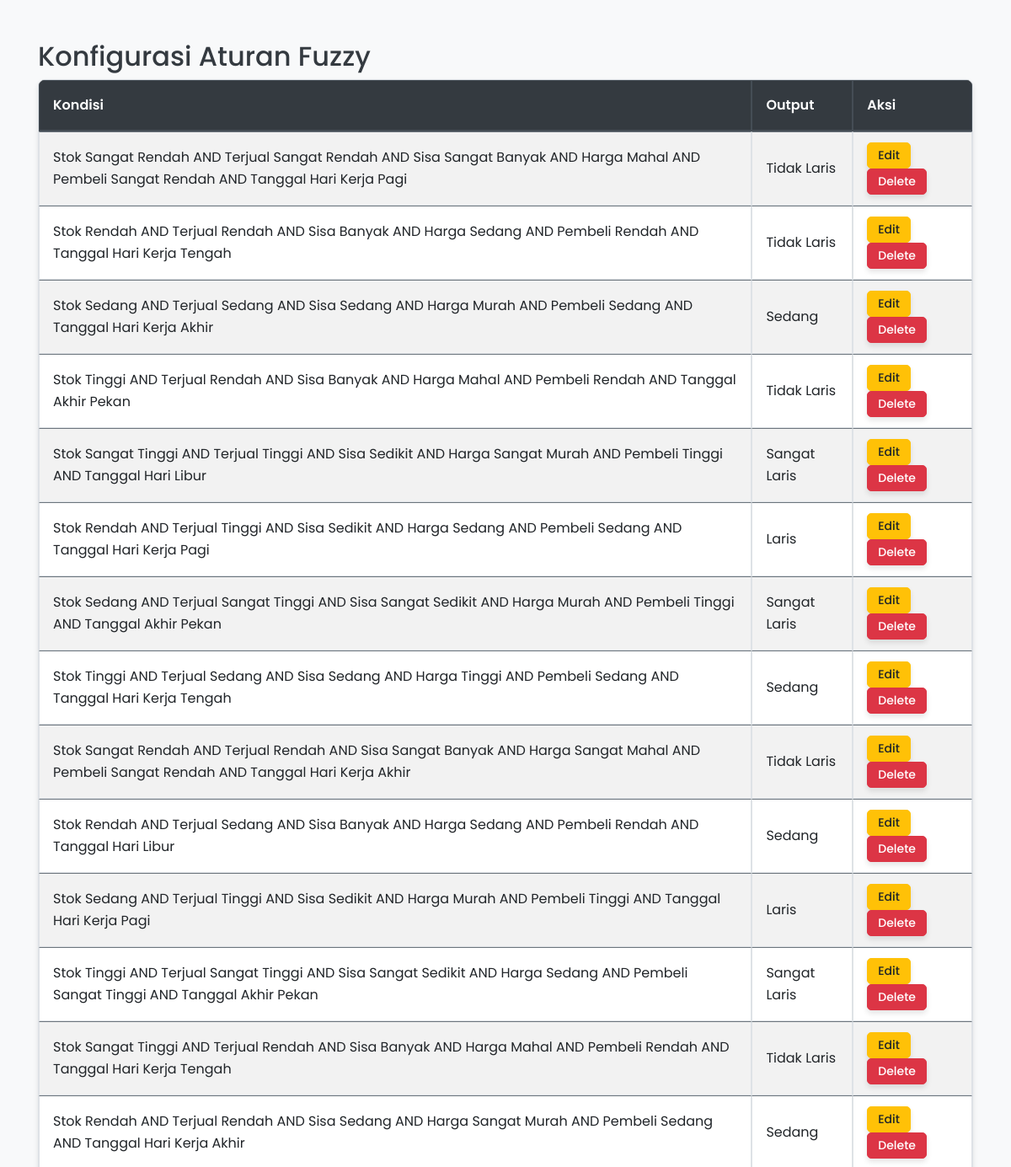
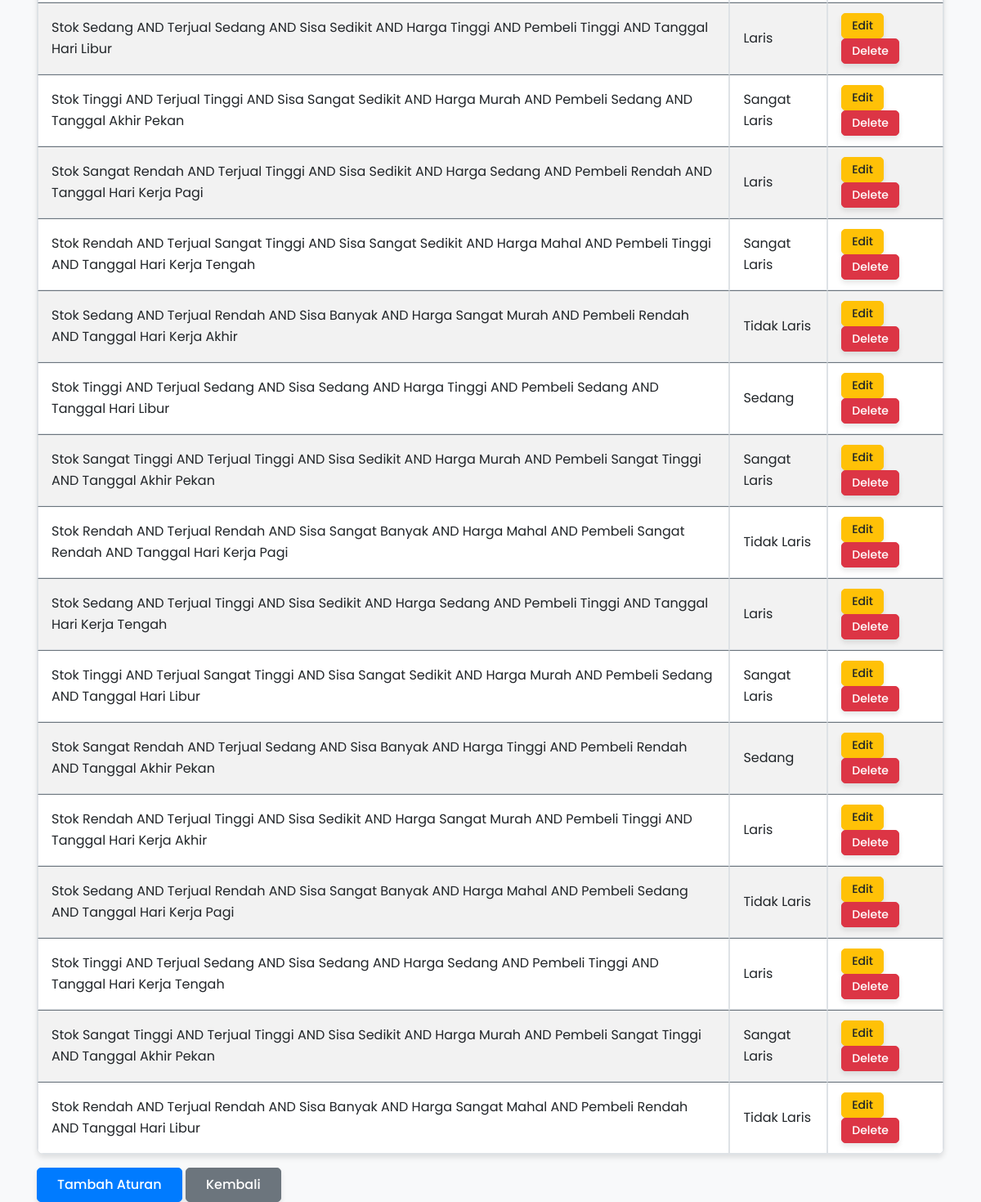
Screenshot of /index.php/roti/fuzzy_rules with the database file from the repository (2 pictures, top to bottom).
### tables this page shows
CREATE TABLE IF NOT EXISTS `fuzzy_rules` (
  `id` int NOT NULL AUTO_INCREMENT,
  `kondisi` text NOT NULL,
  `output` varchar(50) NOT NULL,
  PRIMARY KEY (`id`)
);

### application/controllers/Roti.php (called while the page is built, shortened)
<?php
class Roti extends CI_Controller {
    public function __construct() {
        $this->load->model('Roti_model');
        $this->load->helper('url');
    }
    public function fuzzy_rules() {
        $data['rules'] = $this->Roti_model->get_fuzzy_rules();
        $this->load->view('fuzzy_rules', $data);
    }
}

### index.php (called while the page is built, shortened)
<?php
require_once BASEPATH.'core/CodeIgniter.php';

### application/models/Roti_model.php (called while the page is built, shortened)
<?php
class Roti_model extends CI_Model {
    public function get_fuzzy_rules() {
        return $this->db->get('fuzzy_rules')->result();
    }
}

### application/views/fuzzy_rules.php (the view, shortened to what this page needs)
<!DOCTYPE html>
<html lang="en">
<head>
   <link rel="stylesheet" href="https://cdn.jsdelivr.net/npm/bootstrap@4.6.2/dist/css/bootstrap.min.css">
   <link rel="stylesheet" href="<?php echo base_url('assets/styles.css') ?>">
</head>
<body>
    <div class="container mt-5">
        <h2>Konfigurasi Aturan Fuzzy</h2>
        <table class="table table-bordered table-striped">
            <thead class="thead-dark">
                <tr>
                    <th>Kondisi</th>
                    <th>Output</th>
                    <th>Aksi</th>
                </tr>
            </thead>
            <tbody>
                <?php foreach ($rules as $r): ?>
                <tr>
                    <td><?= $r->kondisi ?></td>
                    <td><?= $r->output ?></td>
                    <td>
                        <a href="<?= base_url('roti/edit_rule/'.$r->id) ?>" class="btn btn-sm btn-warning">Edit</a>
                        <a href="<?= base_url('roti/delete_rule/'.$r->id) ?>" class="btn btn-sm btn-danger" onclick="return confirm('Yakin hapus?')">Delete</a>
                    </td>
                </tr>
                <?php endforeach; ?>
            </tbody>
        </table>
        <div class="mt-3">
            <a href="<?= base_url('roti/add_rule') ?>" class="btn btn-primary">Tambah Aturan</a>
            <a href="<?= base_url('roti') ?>" class="btn btn-secondary">Kembali</a>
        </div>
    </div>
</body>
</html>

### assets/styles.css (style rules this page uses)
:root { --primary-color: #007bff; --secondary-color: #6c757d; --success-color: #28a745; --info-color: #17a2b8; --warning-color: #ffc107; --danger-color: #dc3545; --light-color: #f8f9fa; --dark-color: #343a40; --font-family: 'Poppins', sans-serif; --transition-speed: 0.3s; --box-shadow-light: 0 4px 6px rgba(0, 0, 0, 0.1); --box-shadow-hover: 0 8px 16px rgba(0, 0, 0, 0.2); }
body { font-family: var(--font-family); background-color: var(--light-color); color: var(--dark-color); line-height: 1.6; transition: background-color var(--transition-speed); }
.table { width: 100%; border-collapse: separate; border-spacing: 0; background-color: white; box-shadow: var(--box-shadow-light); border-radius: 8px; overflow: hidden; animation: fadeInUp 0.5s ease-in-out; }
.table thead th { background-color: var(--dark-color); color: white; font-weight: 600; padding: 1rem; text-align: left; border-bottom: 2px solid var(--secondary-color); position: sticky; top: 0; z-index: 10; }
.table tbody tr { transition: background-color var(--transition-speed), transform var(--transition-speed); }
.table td, .table th { padding: 0.75rem 1rem; vertical-align: middle; border-top: 1px solid var(--secondary-color); }
.btn { font-weight: 500; padding: 0.5rem 1.5rem; border-radius: 5px; transition: all var(--transition-speed); box-shadow: var(--box-shadow-light); }
.btn-primary { background-color: var(--primary-color); border-color: var(--primary-color); }
.btn-sm { padding: 0.25rem 0.75rem; font-size: 0.875rem; }

### rows the page displays
fuzzy_rules: kondisi "Stok Sangat Rendah AND Terjual Sangat Rendah AND Sisa Sangat Banyak AND Harga Mahal AND Pembeli Sangat Rendah AND Tanggal Hari Kerja Pagi", output "Tidak Laris"
fuzzy_rules: kondisi "Stok Rendah AND Terjual Rendah AND Sisa Banyak AND Harga Sedang AND Pembeli Rendah AND Tanggal Hari Kerja Tengah", output "Tidak Laris"
fuzzy_rules: kondisi "Stok Sedang AND Terjual Sedang AND Sisa Sedang AND Harga Murah AND Pembeli Sedang AND Tanggal Hari Kerja Akhir", output "Sedang"
fuzzy_rules: kondisi "Stok Tinggi AND Terjual Rendah AND Sisa Banyak AND Harga Mahal AND Pembeli Rendah AND Tanggal Akhir Pekan", output "Tidak Laris"
fuzzy_rules: kondisi "Stok Sangat Tinggi AND Terjual Tinggi AND Sisa Sedikit AND Harga Sangat Murah AND Pembeli Tinggi AND Tanggal Hari Libur", output "Sangat Laris"
fuzzy_rules: kondisi "Stok Rendah AND Terjual Tinggi AND Sisa Sedikit AND Harga Sedang AND Pembeli Sedang AND Tanggal Hari Kerja Pagi", output "Laris"
fuzzy_rules: kondisi "Stok Sedang AND Terjual Sangat Tinggi AND Sisa Sangat Sedikit AND Harga Murah AND Pembeli Tinggi AND Tanggal Akhir Pekan", output "Sangat Laris"
fuzzy_rules: kondisi "Stok Tinggi AND Terjual Sedang AND Sisa Sedang AND Harga Tinggi AND Pembeli Sedang AND Tanggal Hari Kerja Tengah", output "Sedang"
fuzzy_rules: kondisi "Stok Sangat Rendah AND Terjual Rendah AND Sisa Sangat Banyak AND Harga Sangat Mahal AND Pembeli Sangat Rendah AND Tanggal Hari Kerja Akhir", output "Tidak Laris"
fuzzy_rules: kondisi "Stok Rendah AND Terjual Sedang AND Sisa Banyak AND Harga Sedang AND Pembeli Rendah AND Tanggal Hari Libur", output "Sedang"
fuzzy_rules: kondisi "Stok Sedang AND Terjual Tinggi AND Sisa Sedikit AND Harga Murah AND Pembeli Tinggi AND Tanggal Hari Kerja Pagi", output "Laris"
fuzzy_rules: kondisi "Stok Tinggi AND Terjual Sangat Tinggi AND Sisa Sangat Sedikit AND Harga Sedang AND Pembeli Sangat Tinggi AND Tanggal Akhir Pekan", output "Sangat Laris"
fuzzy_rules: kondisi "Stok Sangat Tinggi AND Terjual Rendah AND Sisa Banyak AND Harga Mahal AND Pembeli Rendah AND Tanggal Hari Kerja Tengah", output "Tidak Laris"
fuzzy_rules: kondisi "Stok Rendah AND Terjual Rendah AND Sisa Sedang AND Harga Sangat Murah AND Pembeli Sedang AND Tanggal Hari Kerja Akhir", output "Sedang"
fuzzy_rules: kondisi "Stok Sedang AND Terjual Sedang AND Sisa Sedikit AND Harga Tinggi AND Pembeli Tinggi AND Tanggal Hari Libur", output "Laris"
fuzzy_rules: kondisi "Stok Tinggi AND Terjual Tinggi AND Sisa Sangat Sedikit AND Harga Murah AND Pembeli Sedang AND Tanggal Akhir Pekan", output "Sangat Laris"
fuzzy_rules: kondisi "Stok Sangat Rendah AND Terjual Tinggi AND Sisa Sedikit AND Harga Sedang AND Pembeli Rendah AND Tanggal Hari Kerja Pagi", output "Laris"
fuzzy_rules: kondisi "Stok Rendah AND Terjual Sangat Tinggi AND Sisa Sangat Sedikit AND Harga Mahal AND Pembeli Tinggi AND Tanggal Hari Kerja Tengah", output "Sangat Laris"
fuzzy_rules: kondisi "Stok Sedang AND Terjual Rendah AND Sisa Banyak AND Harga Sangat Murah AND Pembeli Rendah AND Tanggal Hari Kerja Akhir", output "Tidak Laris"
fuzzy_rules: kondisi "Stok Tinggi AND Terjual Sedang AND Sisa Sedang AND Harga Tinggi AND Pembeli Sedang AND Tanggal Hari Libur", output "Sedang"
fuzzy_rules: kondisi "Stok Sangat Tinggi AND Terjual Tinggi AND Sisa Sedikit AND Harga Murah AND Pembeli Sangat Tinggi AND Tanggal Akhir Pekan", output "Sangat Laris"
fuzzy_rules: kondisi "Stok Rendah AND Terjual Rendah AND Sisa Sangat Banyak AND Harga Mahal AND Pembeli Sangat Rendah AND Tanggal Hari Kerja Pagi", output "Tidak Laris"
fuzzy_rules: kondisi "Stok Sedang AND Terjual Tinggi AND Sisa Sedikit AND Harga Sedang AND Pembeli Tinggi AND Tanggal Hari Kerja Tengah", output "Laris"
fuzzy_rules: kondisi "Stok Tinggi AND Terjual Sangat Tinggi AND Sisa Sangat Sedikit AND Harga Murah AND Pembeli Sedang AND Tanggal Hari Libur", output "Sangat Laris"
fuzzy_rules: kondisi "Stok Sangat Rendah AND Terjual Sedang AND Sisa Banyak AND Harga Tinggi AND Pembeli Rendah AND Tanggal Akhir Pekan", output "Sedang"
fuzzy_rules: kondisi "Stok Rendah AND Terjual Tinggi AND Sisa Sedikit AND Harga Sangat Murah AND Pembeli Tinggi AND Tanggal Hari Kerja Akhir", output "Laris"
fuzzy_rules: kondisi "Stok Sedang AND Terjual Rendah AND Sisa Sangat Banyak AND Harga Mahal AND Pembeli Sedang AND Tanggal Hari Kerja Pagi", output "Tidak Laris"
fuzzy_rules: kondisi "Stok Tinggi AND Terjual Sedang AND Sisa Sedang AND Harga Sedang AND Pembeli Tinggi AND Tanggal Hari Kerja Tengah", output "Laris"
fuzzy_rules: kondisi "Stok Sangat Tinggi AND Terjual Tinggi AND Sisa Sedikit AND Harga Murah AND Pembeli Sangat Tinggi AND Tanggal Akhir Pekan", output "Sangat Laris"
fuzzy_rules: kondisi "Stok Rendah AND Terjual Rendah AND Sisa Banyak AND Harga Sangat Mahal AND Pembeli Rendah AND Tanggal Hari Libur", output "Tidak Laris"
